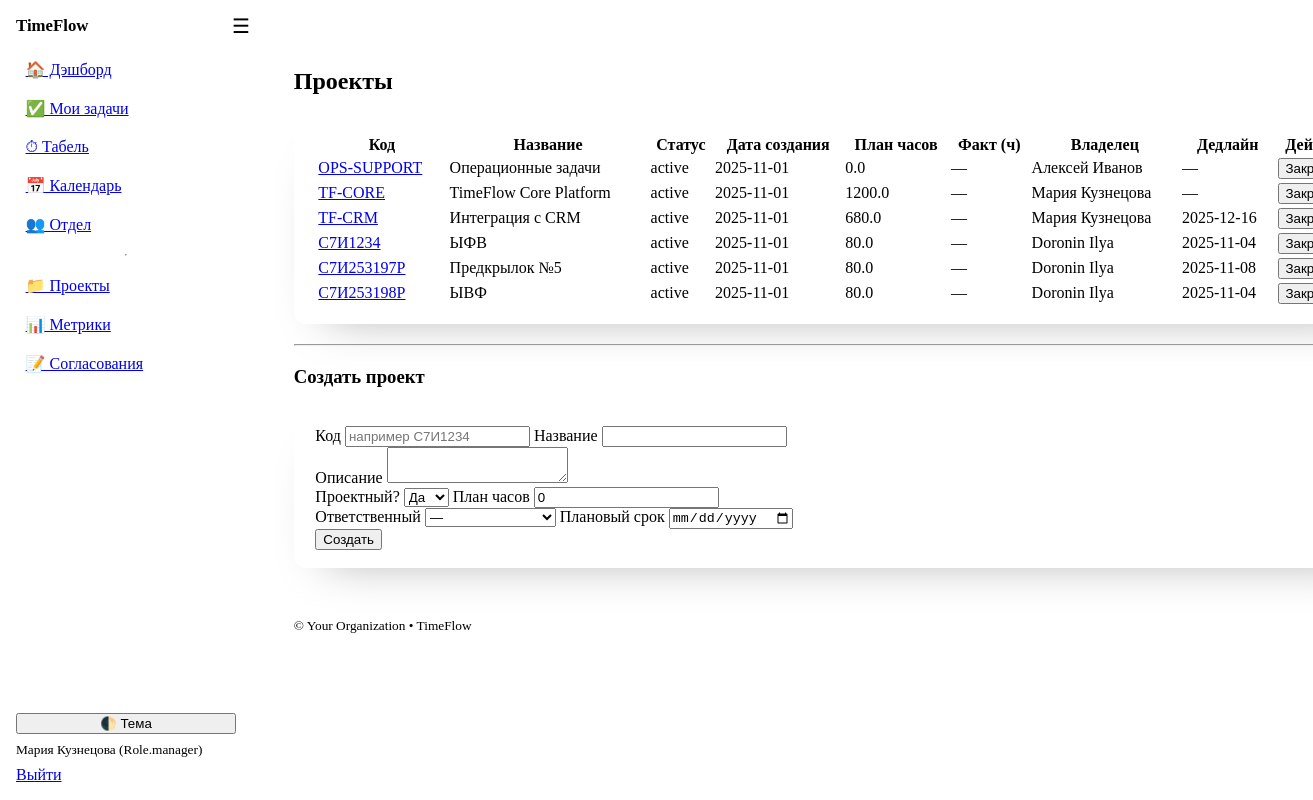
Screenshot of /projects (signed in) with the database file from the repository.
### models.py (models this page shows)
class User(Base):
    __tablename__ = "users"
    id: Mapped[int] = mapped_column(Integer, primary_key=True, index=True)
    username: Mapped[str] = mapped_column(String(50), unique=True, index=True)
    full_name: Mapped[str] = mapped_column(String(120))
    email: Mapped[str] = mapped_column(String(200), unique=True)
    department: Mapped[str] = mapped_column(String(120), default="")
    role: Mapped[Role] = mapped_column(Enum(Role), default=Role.employee)
    is_active: Mapped[bool] = mapped_column(Boolean, default=True)
    hashed_password: Mapped[str] = mapped_column(String(255))
    created_at: Mapped[dt.datetime] = mapped_column(DateTime, default=dt.datetime.utcnow)
    tasks: Mapped[list["Task"]] = relationship(
        "Task",
        back_populates="assignee",
        foreign_keys="Task.assignee_id",
    )
    time_entries: Mapped[list["TimeEntry"]] = relationship(
        "TimeEntry",
        back_populates="user",
        foreign_keys="TimeEntry.user_id",
    )
    member_projects: Mapped[list["ProjectMember"]] = relationship(backref="user", cascade="all, delete-orphan")

class Project(Base):
    __tablename__ = "projects"
    id: Mapped[int] = mapped_column(Integer, primary_key=True)
    code: Mapped[str] = mapped_column(String(50), index=True)  # e.g., C7И**** or other code
    name: Mapped[str] = mapped_column(String(200))
    description: Mapped[str] = mapped_column(Text, default="")
    is_project: Mapped[bool] = mapped_column(Boolean, default=True)  # False = non-project bucket
    status: Mapped[str] = mapped_column(String(20), default="active")  # active/closed
    planned_hours: Mapped[float] = mapped_column(Float, default=0.0)
    owner_id: Mapped[int | None] = mapped_column(ForeignKey("users.id"))
    date_created: Mapped[dt.date] = mapped_column(Date, default=dt.date.today)
    planned_due_date: Mapped[dt.date | None] = mapped_column(Date, nullable=True)
    owner: Mapped["User"] = relationship()
    tasks: Mapped[list["Task"]] = relationship(back_populates="project")
    __table_args__ = (UniqueConstraint("code", name="uq_project_code"),)
    members: Mapped[list["ProjectMember"]] = relationship(
        backref="project", cascade="all, delete-orphan"
    )

### app.py (the view)
@app.get("/projects", response_class=HTMLResponse)
def projects_page(request: Request, db: Session = Depends(get_db), user: User = Depends(get_current_user)):
    projects = db.scalars(select(Project).order_by(Project.status.desc(), Project.code)).all()
    users = db.scalars(select(User).order_by(User.full_name)).all()
    return templates.TemplateResponse("projects.html", {"request": request, "user": user, "projects": projects, "users": users, "app_name": APP_NAME})

### templates/projects.html (shortened to what this page needs)
{% extends "base.html" %}
{% block content %}
  <h2>Проекты</h2>
  <table class="sticky-table">
    <thead><tr><th>Код</th><th>Название</th><th>Статус</th><th>Дата создания</th><th>План часов</th><th>Факт (ч)</th><th>Владелец</th><th>Дедлайн</th><th>Действия</th></tr></thead>
    <tbody>
      {% for p in projects %}
      <tr>
        <td><a href="/projects/{{ p.id }}">{{ p.code }}</a></td>
        <td>{{ p.name }}</td>
        <td>{{ p.status }}</td>
        <td>{{ p.date_created }}</td>
        <td>{{ '%.1f'|format(p.planned_hours or 0) }}</td>
        <td>—</td>
        <td>{{ p.owner.full_name if p.owner else "—" }}</td>
        <td>{{ p.planned_due_date or "—" }}</td>
        <td>
          {% if user.role in ['manager','admin'] and p.status!='closed' %}
          <form method="post" action="/projects/close">
            <button class="secondary" type="submit">Закрыть</button>
          </form>
          {% endif %}
        </td>
      </tr>
      {% endfor %}
    </tbody>
  </table>
  {% if user.role in ['manager','admin'] %}
  <hr>
  <h3>Создать проект</h3>
  <form method="post" action="/projects/new">
    <div class="grid">
      <label>Код <input type="text" name="code" placeholder="например C7И1234" required></label>
      <label>Название <input type="text" name="name" required></label>
    </div>
    <label>Описание <textarea name="description"></textarea></label>
    <div class="grid">
      <label>Проектный? <select name="is_project"><option value="1">Да</option><option value="0">Нет</option></select></label>
      <label>План часов <input type="number" step="0.5" name="planned_hours" value="0"></label>
    </div>
    <div class="grid">
      <label>Ответственный
        <select name="owner_id">
          <option value="">—</option>
        </select>
      </label>
      <label>Плановый срок <input type="date" name="planned_due_date"></label>
    </div>
    <button type="submit">Создать</button>
  </form>
  {% endif %}
{% endblock %}

### templates/base.html (shortened to what this page needs)
<!doctype html>
<html lang="ru" data-theme="light">
<head>
  <link rel="stylesheet" href="https://cdn.jsdelivr.net/npm/@picocss/pico@1/css/pico.min.css">
  <link rel="stylesheet" href="/static/theme.css">
</head>
<body class="layout">
  <aside class="sidebar">
    <div class="brand">
      <strong>{{ app_name }}</strong>
    </div>
    <nav class="menu">
      <a href="/dashboard">🏠 Дэшборд</a>
      <a href="/tasks?mine=1">✅ Мои задачи</a>
      <a href="/timesheet">⏱ Табель</a>
      <a href="/leaves">📅 Календарь</a>
      <a href="/team">👥 Отдел</a>
      {% if user and (user.role in ['manager','admin']) %}
        <hr>
        <a href="/projects">📁 Проекты</a>
        <a href="/metrics">📊 Метрики</a>
        <a href="/admin/approvals">📝 Согласования</a>
      {% endif %}
    </nav>
    <div class="sidebar-bottom">
      <button class="contrast full" onclick="toggleTheme()">🌓 Тема</button>
      {% if user %}
        <small class="muted">{{ user.full_name }} ({{ user.role }})</small>
        <a href="/auth/logout" class="secondary full">Выйти</a>
      {% endif %}
    </div>
  </aside>
  <header class="topbar">
    <label for="nav-toggle" class="burger" aria-label="Открыть меню">☰</label>
  </header>
  <main class="content{% block content_class %}{% endblock %}">
    {% block content %}{% endblock %}
  </main>
  <footer class="container footer-note">
    <small>&copy; {{ org_name if org_name is defined else '' }} • {{ app_name }}</small>
  </footer>
</body>
</html>

### static/theme.css (style rules this page uses)
:root { --sidebar-w: 220px; --topbar-h: 52px; --pico-border-radius: 12px; --content-max-width: 1200px; --content-gutter: clamp(1rem, 2.2vw + 0.5rem, 3rem); --chart-h: clamp(260px, 38vh, 520px); --tf-critical: hsl(0 75% 45%); --tf-badge-green-bg: hsl(148 58% 88%); --tf-badge-green-fg: hsl(148 45% 24%); --tf-badge-amber-bg: hsl(40 95% 90%); --tf-badge-amber-fg: hsl(28 65% 28%); --tf-badge-red-bg: hsl(3 80% 92%); --tf-badge-red-fg: hsl(3 70% 35%); --tf-badge-blue-bg: hsl(224 90% 92%); --tf-badge-blue-fg: hsl(224 70% 30%); --tf-badge-gray-bg: hsl(210 16% 90%); --tf-badge-gray-fg: hsl(210 12% 30%); }
.layout { display: contents; }
.sidebar { position: fixed; inset: 0 auto 0 0; width: var(--sidebar-w); background: var(--pico-card-background-color); border-right: 1px solid var(--pico-muted-border-color); padding: 1rem; display: flex; flex-direction: column; gap: 1rem; transform: translateX(-100%); transition: transform .2s ease; z-index: 1000; }
.brand { font-size: 1.05rem; white-space: nowrap; overflow: hidden; text-overflow: ellipsis; }
.menu { display: flex; flex-direction: column; gap: .25rem; }
.menu a { padding: .5rem .6rem; border-radius: 8px; }
.sidebar-bottom { margin-top: auto; display: grid; gap: .5rem; }
.full { width: 100%; }
.muted { color: var(--pico-muted-color); }
.topbar { position: fixed; top: 0; left: 0; right: 0; height: var(--topbar-h); display: flex; align-items: center; gap: .5rem; padding: 0 .75rem; background: var(--pico-background-color); border-bottom: 1px solid var(--pico-muted-border-color); z-index: 1100; }
.burger { font-size: 1.25rem; cursor: pointer; user-select: none; }
.content { padding: calc(var(--topbar-h) + 1rem) var(--content-gutter) 3rem; margin: 0 auto; width: min(100%, var(--content-max-width)); display: flex; flex-direction: column; gap: 1.25rem; }
.content > * { margin: 0; }
.footer-note { margin: 0 auto 2.5rem; width: min(100%, var(--content-max-width)); padding: 0 var(--content-gutter); }
.surface, .content > article, .content > table, .content > form, .content > details { background: var(--pico-card-background-color); border: 1px solid var(--pico-muted-border-color); border-radius: var(--pico-border-radius); padding: 1.1rem 1.35rem; box-shadow: 0 24px 48px -32px rgba(0, 0, 0, 0.35); }
.sticky-table thead th { position: sticky; top: var(--topbar-h); background: var(--pico-card-background-color); z-index: 5; }
@media (min-width: 992px) { .sidebar { transform: translateX(0); } }
@media (min-width: 992px) { .topbar { left: var(--sidebar-w); } }
@media (min-width: 992px) { .content, .footer-note { margin-left: calc(var(--sidebar-w) + var(--content-gutter)); width: min(calc(100% - var(--sidebar-w)), var(--content-max-width)); } }

### rows the page displays
User: full_name "Мария Кузнецова", role "Role.manager"
Project: code "OPS-SUPPORT", name "Операционные задачи", status "active", date_created "2025-11-01", planned_hours "0.0", owner "Алексей Иванов", planned_due_date "—"
Project: code "TF-CORE", name "TimeFlow Core Platform", status "active", date_created "2025-11-01", planned_hours "1200.0", owner "Мария Кузнецова", planned_due_date "—"
Project: code "TF-CRM", name "Интеграция с CRM", status "active", date_created "2025-11-01", planned_hours "680.0", owner "Мария Кузнецова", planned_due_date "2025-12-16"
Project: code "С7И1234", name "ЫФВ", status "active", date_created "2025-11-01", planned_hours "80.0", owner "Doronin Ilya", planned_due_date "2025-11-04"
Project: code "С7И253197Р", name "Предкрылок №5", status "active", date_created "2025-11-01", planned_hours "80.0", owner "Doronin Ilya", planned_due_date "2025-11-08"
Project: code "С7И253198Р", name "ЫВФ", status "active", date_created "2025-11-01", planned_hours "80.0", owner "Doronin Ilya", planned_due_date "2025-11-04"

### other values shown
{{ app_name }} "TimeFlow"
{{ org_name if org_name is defined else '' }} "Your Organization"
